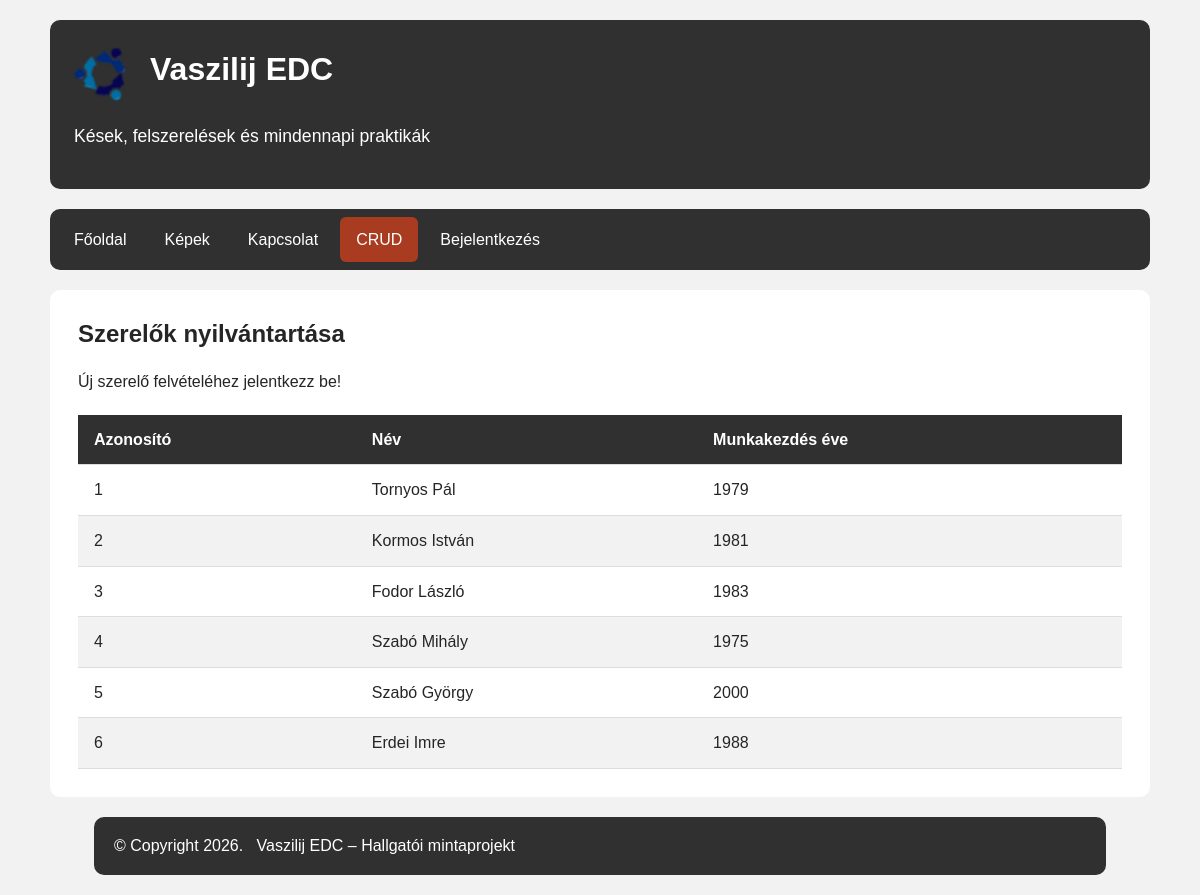
The app's page /crud with its own data.
### tables this page shows
CREATE TABLE `szerelo` (
  `az` int(11) NOT NULL,
  `nev` varchar(100) NOT NULL,
  `kezdev` smallint(6) NOT NULL
);

### index.php (called while the page is built)
<?php
	include('./includes/config.inc.php');
	$oldal = $_SERVER['QUERY_STRING'];
	if ($oldal!="") {
		if (isset($oldalak[$oldal]) && file_exists("./templates/pages/{$oldalak[$oldal]['fajl']}.tpl.php")) {
			$keres = $oldalak[$oldal];
		}
		else {
			$keres = $hiba_oldal;
			header("HTTP/1.0 404 Not Found");
		}
	}
	else $keres = $oldalak['/'];
	include('./templates/index.tpl.php');
?>

### includes/config.inc.php (called while the page is built, shortened)
<?php
$fejlec = array(
    'kepforras' => 'logo.png',
    'kepalt' => 'Logó',
    'cim' => 'Vaszilij EDC',
    'motto' => 'Kések, felszerelések és mindennapi praktikák'
);
$lablec = array(
    'copyright' => 'Copyright '.date("Y").'.',
    'ceg' => 'Vaszilij EDC – Hallgatói mintaprojekt'
);
$oldalak = array(
    '/' => array(
        'fajl' => 'cimlap',
        'szoveg' => 'Főoldal',
        'menun' => array(1,1)
    ),
    'kepek' => array(
        'fajl' => 'kepek',
        'szoveg' => 'Képek',
        'menun' => array(1,1)
    ),
    'kapcsolat' => array(
        'fajl' => 'kapcsolat',
        'szoveg' => 'Kapcsolat',
        'menun' => array(1,1)
    ),
   'crud' => array(
    'fajl' => 'crud',
    'szoveg' => 'CRUD',
    'menun' => array(1, 1)
),
'crud-uj' => array(
    'fajl' => 'crud_uj',
    'szoveg' => '',
    'menun' => array(0, 0)
),
'uzenetek' => array(
        'fajl' => 'uzenetek',
        'szoveg' => 'Üzenetek',
        'menun' => array(0,1)
    ),
    'belepes' => array(
        'fajl' => 'belepes',
        'szoveg' => 'Bejelentkezés',
        'menun' => array(1,0)
    ),
    'kilepes' => array(
        'fajl' => 'kilepes',
        'szoveg' => 'Kilépés',
        'menun' => array(0,1)
    ),
    'belep' => array(
        'fajl' => 'belep',
        'szoveg' => '',
        'menun' => array(0,0)
    ),
    'regisztral' => array(
        'fajl' => 'regisztral',
        'szoveg' => '',
        'menun' => array(0,0)
    )
);

### logicals/crud.php (called while the page is built, shortened)
<?php
$hiba = '';
try {
    $dbh = new PDO(
        'mysql:host=localhost;dbname=gyakorlat7;charset=utf8mb4',
        'root',
        '',
        [
            PDO::ATTR_ERRMODE => PDO::ERRMODE_EXCEPTION,
            PDO::ATTR_DEFAULT_FETCH_MODE => PDO::FETCH_ASSOC
        ]
    );
    $lekerdezes = $dbh->query(
        'SELECT az, nev, kezdev FROM szerelo ORDER BY az'
    );
    $szerelok = $lekerdezes->fetchAll();
} catch (PDOException $e) {
    $hiba = 'A szerelők adatait most nem sikerült betölteni.';
    error_log($e->getMessage());
}

### templates/pages/crud.tpl.php (the view)
<h2>Szerelők nyilvántartása</h2>
<?php if (isset($_SESSION['login'])): ?>
    <p>
        <a href="crud-uj">Új szerelő felvétele</a>
    </p>
<?php else: ?>
    <p>Új szerelő felvételéhez jelentkezz be!</p>
<?php endif; ?>
<?php if ($hiba !== ''): ?>
    <p><?= htmlspecialchars($hiba, ENT_QUOTES, 'UTF-8') ?></p>
<?php elseif (empty($szerelok)): ?>
    <p>Még nincs rögzített szerelő.</p>
<?php else: ?>
    <table>
        <thead>
            <tr>
                <th scope="col">Azonosító</th>
                <th scope="col">Név</th>
                <th scope="col">Munkakezdés éve</th>
            </tr>
        </thead>
        <tbody>
            <?php foreach ($szerelok as $szerelo): ?>
                <tr>
                    <td><?= (int) $szerelo['az'] ?></td>
                    <td>
                        <?= htmlspecialchars(
                            $szerelo['nev'],
                            ENT_QUOTES,
                            'UTF-8'
                        ) ?>
                    </td>
                    <td><?= (int) $szerelo['kezdev'] ?></td>
                </tr>
            <?php endforeach; ?>
        </tbody>
    </table>
<?php endif; ?>

### templates/index.tpl.php (shortened to what this page needs)
<?php if(file_exists('./logicals/'.$keres['fajl'].'.php')) { include("./logicals/{$keres['fajl']}.php"); } ?>
<!DOCTYPE html>
<html lang="hu">
<head>
	<link rel="stylesheet" href="./styles/stilus.css?v=2" type="text/css">
	<?php if(file_exists('./styles/'.$keres['fajl'].'.css')) { ?><link rel="stylesheet" href="./styles/<?= $keres['fajl']?>.css" type="text/css"><?php } ?>
</head>
<body>
	<header>
		<img src="./images/<?=$fejlec['kepforras']?>" alt="<?=$fejlec['kepalt']?>">
		<h1><?= $fejlec['cim'] ?></h1>
		<?php if (isset($fejlec['motto'])) { ?><h2><?= $fejlec['motto'] ?></h2><?php } ?>
	</header>
    <div id="wrapper">
        <div id="nav">
    		<nav aria-label="Főmenü">
                <ul>
					<?php foreach ($oldalak as $url => $oldal) { ?>
						<?php if(! isset($_SESSION['login']) && $oldal['menun'][0] || isset($_SESSION['login']) && $oldal['menun'][1]) { ?>
							<li<?= (($oldal == $keres) ? ' class="active"' : '') ?>>
							<a href="<?= ($url == '/') ? '.' : $url ?>">
							<?= $oldal['szoveg'] ?></a>
							</li>
						<?php } ?>
					<?php } ?>
                </ul>
            </nav>
               <main id="content">
            <?php include("./templates/pages/{$keres['fajl']}.tpl.php"); ?>
        </main>
    </div>
    <footer>
        <?php if(isset($lablec['copyright'])) { ?>&copy;&nbsp;<?= $lablec['copyright'] ?> <?php } ?>
        <?php if(isset($lablec['ceg'])) { ?><?= $lablec['ceg']; ?><?php } ?>
    </footer>
</body>
</html>

### styles/stilus.css (style rules this page uses)
* { box-sizing: border-box; }
body { margin: 0; background-color: #f2f2f2; color: #252525; font-family: Arial, sans-serif; line-height: 1.6; }
header, #wrapper, footer { width: 92%; max-width: 1100px; margin: 20px auto; }
header { background-color: #303030; color: white; padding: 24px; border-radius: 10px; }
header img { width: 60px; height: auto; float: left; margin-right: 16px; }
header h1 { margin: 0; }
header h2 { clear: both; padding-top: 12px; font-size: 1.1rem; font-weight: normal; }
nav { background-color: #303030; border-radius: 10px; margin-bottom: 20px; }
nav ul { display: flex; flex-wrap: wrap; list-style: none; margin: 0; padding: 8px; gap: 6px; }
nav a { display: block; padding: 10px 16px; color: white; text-decoration: none; border-radius: 6px; }
nav a:hover, nav a:focus-visible, nav li.active a { background-color: #a83b20; color: white; }
#content { background-color: white; padding: 28px; border-radius: 10px; overflow-wrap: anywhere; }
#content h2, #content h3 { line-height: 1.3; }
#content h2:first-child { margin-top: 0; }
footer { padding: 16px 20px; background-color: #303030; color: white; border-radius: 10px; }

### styles/crud.css (style rules this page uses)
#content table { width: 100%; border-collapse: collapse; margin-top: 20px; }
#content th, #content td { padding: 12px 16px; text-align: left; border-bottom: 1px solid #ddd; }
#content th { background-color: #303030; color: white; }
#content tbody tr:nth-child(even) { background-color: #f2f2f2; }

### records on screen
szerelo: az "1", nev "Tornyos Pál", kezdev "1979"
szerelo: az "2", nev "Kormos István", kezdev "1981"
szerelo: az "3", nev "Fodor László", kezdev "1983"
szerelo: az "4", nev "Szabó Mihály", kezdev "1975"
szerelo: az "5", nev "Szabó György", kezdev "2000"
szerelo: az "6", nev "Erdei Imre", kezdev "1988"

### other values on screen
$fejlec['cim'] "Vaszilij EDC"
$fejlec['motto'] "Kések, felszerelések és mindennapi praktikák"
$oldal['szoveg'] "Főoldal"
$oldal['szoveg'] "Képek"
$oldal['szoveg'] "Kapcsolat"
$oldal['szoveg'] "CRUD"
$oldal['szoveg'] "Bejelentkezés"
$lablec['copyright'] "Copyright 2026."
$lablec['ceg'] "Vaszilij EDC – Hallgatói mintaprojekt"
